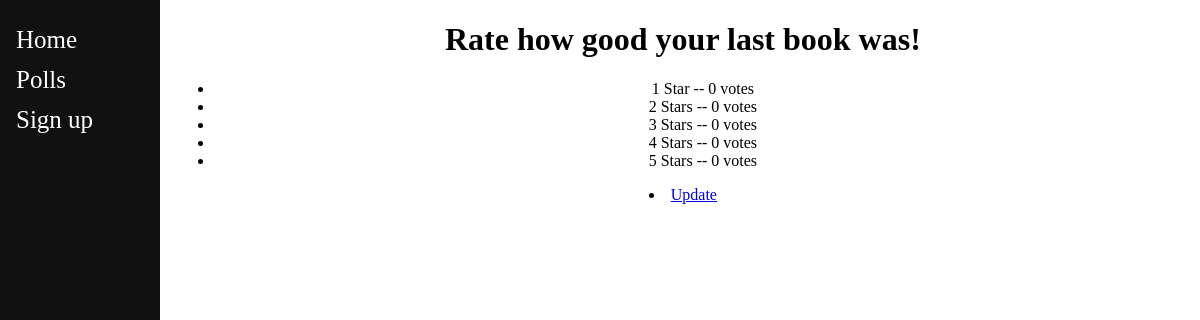
Page /polls/6/results/ on the committed database.
### polls/models.py (models this page shows, shortened)
class Question(models.Model):
    question_text = models.CharField(max_length=200)
    pub_date = models.DateTimeField('date published')

class Choice(models.Model):
    question = models.ForeignKey(Question, on_delete=models.CASCADE)
    choice_text = models.CharField(max_length=200)
    votes = models.IntegerField(default=0)

### polls/views.py (the view)
# urls.py: path('<int:pk>/results/', views.ResultsView.as_view(), name='results'),
class ResultsView(generic.DetailView):
    model = Question
    template_name = 'polls/results.html'

### polls/templates/polls/results.html
{% extends "base_layout.html" %}
{% block content %}
<div class="sidenav">
		<a href="{% url 'index' %}">Home</a>
		<a href="/polls">Polls</a>
		<a href="/register"> Sign up</a>
</div>
<h1 style="text-align:center">{{ question.question_text }}</h1>
<ul>
{% for choice in question.choice_set.all %}
    <li style="text-align:center">{{ choice.choice_text }} -- {{ choice.votes }} vote{{ choice.votes|pluralize }}</li>
{% endfor %}
</ul>
 <li style="text-align:center"><a href="{% url 'polls:detail' question.id %}">Update</a></li>
{% endblock %}

### home/static/home/homestyle.css (style rules this page uses)
.sidenav { height:100%; width:160px; position: absolute; z-index:1; top:0; left:0; background-color:#111; overflow-x: :hidden; padding-top:20px; }
.sidenav a { padding:6px 8px 6px 16px; text-decoration: none; font-size:25px; color: #ffffff; display:block; }

### rows in the picture
Question: question_text "Rate how good your last book was!"
Choice: choice_text "1 Star", votes "0"
Choice: choice_text "2 Stars", votes "0"
Choice: choice_text "3 Stars", votes "0"
Choice: choice_text "4 Stars", votes "0"
Choice: choice_text "5 Stars", votes "0"
